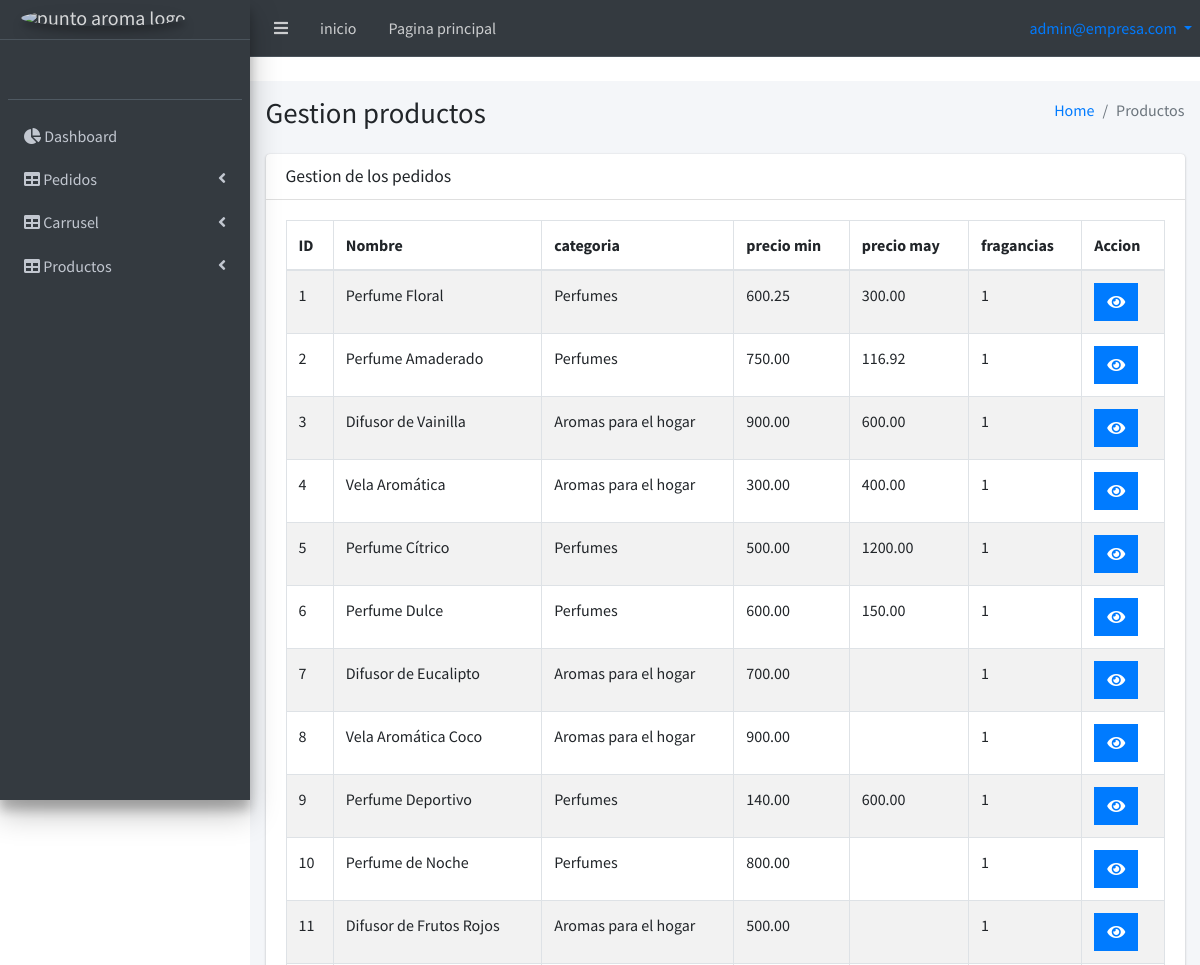
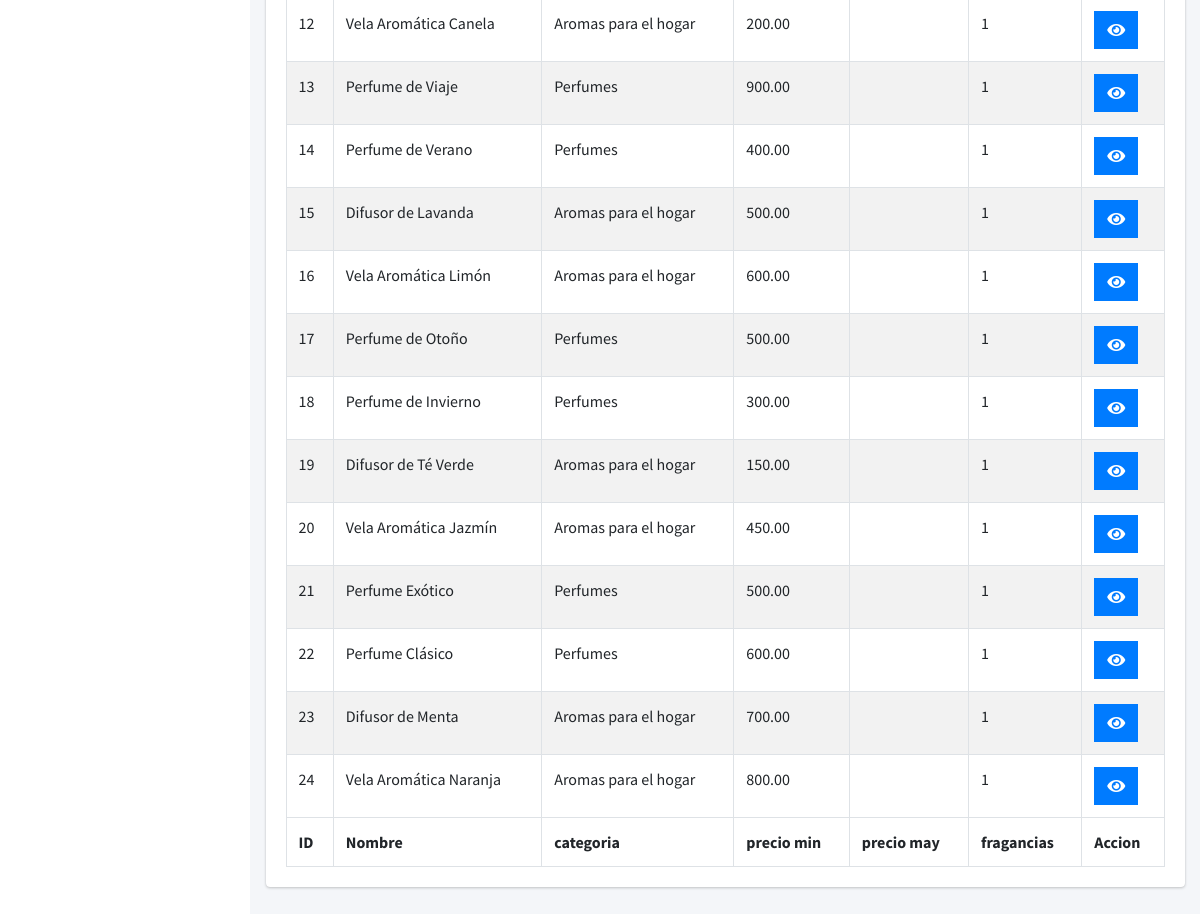
The page /admin/productos.php (signed in) on the database its author committed (2 pictures, top to bottom).
### tables this page shows
CREATE TABLE productos
(
    id_producto INT PRIMARY KEY,
    nombre VARCHAR(100),
    descripcion TEXT,
    id_categoria INT,
    destacado TINYINT DEFAULT 0,
    estado TINYINT DEFAULT 1,
    descuento DECIMAL(10, 2) DEFAULT 0,
    CONSTRAINT FK_productos_id_categoria_END FOREIGN KEY (id_categoria) REFERENCES categorias(id_categoria)
);

CREATE TABLE categorias
(
    id_categoria INT PRIMARY KEY,
    nombre VARCHAR(100),
    descripcion TEXT
);

### admin/productos.php (the view, shortened to what this page needs)
<?php
include './header.php';
include './config/sbd.php';
include './aside.php';
include './footer.php';
$sql_productos = $con->prepare("SELECT p.*, c.nombre AS categoria, COUNT(DISTINCT v.aroma) AS cantidad_fragancias, MIN(CASE WHEN vtp.id_tipo_precio = 1 THEN vtp.precio END) AS precio_minorista, MIN(CASE WHEN vtp.id_tipo_precio = 2 THEN vtp.precio END) AS precio_mayorista FROM productos p JOIN categorias c ON p.id_categoria = c.id_categoria JOIN variantes v ON p.id_producto = v.id_producto JOIN variantes_tipo_precio vtp ON p.id_producto = vtp.id_producto GROUP BY p.id_producto, p.nombre, p.descripcion, c.nombre;
");
$sql_productos->execute();
$productos = $sql_productos->fetchAll(PDO::FETCH_ASSOC);
?>
<!DOCTYPE html>
<html lang="en">
<head>
</head>
<body>
    <div class="wrapper">
        <div class="content-wrapper">
            <section class="content-header">
                <div class="container-fluid">
                    <div class="row mb-2">
                        <div class="col-sm-6">
                            <h1 class="m-0">Gestion productos</h1>
                        </div>
                        <div class="col-sm-6">
                            <ol class="breadcrumb float-sm-right">
                                <li class="breadcrumb-item"><a href="./admin.php">Home</a></li>
                                <li class="breadcrumb-item active">Productos</>
                                </li>
                            </ol>
                        </div>
                    </div>
                </div>
            </section>
            <section class="content">
                <div class="container-fluid">
                    <div class="row">
                        <div class="col-12">
                            <div class="card">
                                <div class="card-header">
                                    <h3 class="card-title">Gestion de los pedidos</h3>
                                </div>
                                <div class="card-body">
                                    <table id="pedidos" class="table table-bordered table-striped">
                                        <thead>
                                            <tr>
                                                <th>ID</th>
                                                <th>Nombre</th>
                                                <th>categoria</th>
                                                <th>precio min </th>
                                                <th>precio may </th>
                                                <th>fragancias</th>
                                                <th>Accion</th>
                                            </tr>
                                        </thead>
                                        <tbody>
                                            <?php foreach ($productos as $producto) { ?>
                                                <tr>
                                                    <td><?php echo $producto["id_producto"] ?></td>
                                                    <td><?php echo $producto["nombre"] ?></td>
                                                    <td><?php echo $producto["categoria"] ?></td>
                                                    <td><?php echo $producto["precio_minorista"] ?></td>
                                                    <td><?php echo $producto["precio_mayorista"] ?></td>
                                                    <td><?php echo $producto["cantidad_fragancias"] ?></td>
                                                    <td>
                                                        <a href="producto.php?id_producto=<?php echo $producto["id_producto"] ?>" type="button" class="btn bg-blue btn-flat margin"><i class="fas fa-eye"></i></a>
                                                    </td>
                                                </tr>
                                            <?php } ?>
                                        </tbody>
                                        <tfoot>
                                            <tr>
                                                <th>ID</th>
                                                <th>Nombre</th>
                                                <th>categoria</th>
                                                <th>precio min </th>
                                                <th>precio may </th>
                                                <th>fragancias</th>
                                                <th>Accion</th>
                                            </tr>
                                        </tfoot>
                                    </table>
                                </div>
                            </div>
                        </div>
                    </div>
                </div>
            </section>
        </div>
    </div>
</body>
</html>

### admin/header.php (shortened to what this page needs)
<!DOCTYPE html>
<html lang="en">
<head>
  <link rel="stylesheet" href="https://cdn.jsdelivr.net/npm/sweetalert2@11.0.18/dist/sweetalert2.min.css">
  <link rel="stylesheet" href="../admin/css/fontawesome-free/css/all.min.css">
  <link rel="stylesheet" href="../admin/css/bootstrap-4.min.css">
  <link rel="stylesheet" href="../admin/css/toastr.min.css">
  <link rel="stylesheet" href="../admin/css/adminlte.min.css">
  <link rel="stylesheet" href="./css/styles.css">
  <link href="../admin/css//fontawesome-free/css/all.min.css" rel="stylesheet">
  <link href="../admin/css//fontawesome-free/css/all.css" rel="stylesheet">
  <link rel="stylesheet" href="../admin/css/OverlayScrollbars.min.css">
  <link rel="stylesheet" href="../admin/css/dataTables.bootstrap4.min.css">
  <link rel="stylesheet" href="../admin/css/responsive.bootstrap4.min.css">
  <link rel="stylesheet" href="../admin/css/buttons.bootstrap4.min.css">
</head>
<body class="hold-transition sidebar-mini layout-fixed layout-navbar-fixed layout-footer-fixed">
  <div class="wrapper">
    <nav class="main-header navbar navbar-expand navbar-dark">
      <ul class="navbar-nav">
        <li class="nav-item">
          <a class="nav-link" data-widget="pushmenu" href="#" role="button"><i class="fas fa-bars"></i></a>
        </li>
        <li class="nav-item d-none d-sm-inline-block">
          <a href="admin.php" class="nav-link">inicio</a>
        </li>
        <li class="nav-item d-none d-sm-inline-block">
          <a href="../index.php" class="nav-link">Pagina principal</a>
        </li>
      </ul>
      <ul class="navbar-nav ml-auto">
        <li class="dropdown user user-menu">
          <a href="#" class="dropdown-toggle" data-toggle="dropdown">
            <span class="hidden-xs"><?php echo $_SESSION["email"]; ?></span>
          </a>
        </li>
      </ul>
    </nav>
  </div>
</body>
</html>

### admin/aside.php (shortened to what this page needs)
<!DOCTYPE html>
<html lang="en">
<head>
</head>
<body class="hold-transition sidebar-mini sidebar-collapse">
  <div class="wrapper">
    <aside class="main-sidebar sidebar-dark-primary elevation-4">
      <a href="admin.php" class="brand-link">
        <img src="../assets/Punto-Aroma-original-con-sombra-despegue-sin-fondo.png" alt="punto aroma logo" class="brand-image img-circle elevation-3" style="opacity: .8">
      </a>
      <div class="sidebar">
        <div class="user-panel mt-3 pb-3 mb-3 d-flex">
          <div class="info">
          </div>
        </div>
        <nav class="mt-2">
          <ul class="nav nav-pills nav-sidebar flex-column" data-widget="treeview" role="menu" data-accordion="false">
            <li class="nav-item">
              <a href="admin.php" class="nav-link">
                <i class="fas fa-solid fa-chart-pie"></i>
                <p>
                  Dashboard
                </p>
              </a>
            </li>
            <li class="nav-item">
              <a href="#" class="nav-link">
                <i class="fas fa-solid fa-table"></i>
                <p>
                  Pedidos
                  <i class="right fas fa-angle-left"></i>
                </p>
              </a>
            </li>
            <li class="nav-item">
              <a href="#" class="nav-link">
                <i class="fas fa-solid fa-table"></i>
                <p>
                  Carrusel
                  <i class="right fas fa-angle-left"></i>
                </p>
              </a>
            </li>
            <li class="nav-item">
              <a href="#" class="nav-link">
                <i class="fas fa-solid fa-table"></i>
                <p>
                  Productos
                  <i class="right fas fa-angle-left"></i>
                </p>
              </a>
            </li>
          </ul>
        </nav>
      </div>
    </aside>
  </div>
</body>
</html>

### admin/footer.php (shortened to what this page needs)
<!DOCTYPE html>
<html lang="en">
<head>
</head>
</body>
</html>

### rows shown on the page
productos: id_producto "1", nombre "Perfume Floral", id_categoria.nombre "Perfumes", precio_minorista "600.25", precio_mayorista "300.00", cantidad_fragancias "1"
productos: id_producto "2", nombre "Perfume Amaderado", id_categoria.nombre "Perfumes", precio_minorista "750.00", precio_mayorista "116.92", cantidad_fragancias "1"
productos: id_producto "3", nombre "Difusor de Vainilla", id_categoria.nombre "Aromas para el hogar", precio_minorista "900.00", precio_mayorista "600.00", cantidad_fragancias "1"
productos: id_producto "4", nombre "Vela Aromática", id_categoria.nombre "Aromas para el hogar", precio_minorista "300.00", precio_mayorista "400.00", cantidad_fragancias "1"
productos: id_producto "5", nombre "Perfume Cítrico", id_categoria.nombre "Perfumes", precio_minorista "500.00", precio_mayorista "1200.00", cantidad_fragancias "1"
productos: id_producto "6", nombre "Perfume Dulce", id_categoria.nombre "Perfumes", precio_minorista "600.00", precio_mayorista "150.00", cantidad_fragancias "1"
productos: id_producto "7", nombre "Difusor de Eucalipto", id_categoria.nombre "Aromas para el hogar", precio_minorista "700.00", cantidad_fragancias "1"
productos: id_producto "8", nombre "Vela Aromática Coco", id_categoria.nombre "Aromas para el hogar", precio_minorista "900.00", cantidad_fragancias "1"
productos: id_producto "9", nombre "Perfume Deportivo", id_categoria.nombre "Perfumes", precio_minorista "140.00", precio_mayorista "600.00", cantidad_fragancias "1"
productos: id_producto "10", nombre "Perfume de Noche", id_categoria.nombre "Perfumes", precio_minorista "800.00", cantidad_fragancias "1"
productos: id_producto "11", nombre "Difusor de Frutos Rojos", id_categoria.nombre "Aromas para el hogar", precio_minorista "500.00", cantidad_fragancias "1"
productos: id_producto "12", nombre "Vela Aromática Canela", id_categoria.nombre "Aromas para el hogar", precio_minorista "200.00", cantidad_fragancias "1"
productos: id_producto "13", nombre "Perfume de Viaje", id_categoria.nombre "Perfumes", precio_minorista "900.00", cantidad_fragancias "1"
productos: id_producto "14", nombre "Perfume de Verano", id_categoria.nombre "Perfumes", precio_minorista "400.00", cantidad_fragancias "1"
productos: id_producto "15", nombre "Difusor de Lavanda", id_categoria.nombre "Aromas para el hogar", precio_minorista "500.00", cantidad_fragancias "1"
productos: id_producto "16", nombre "Vela Aromática Limón", id_categoria.nombre "Aromas para el hogar", precio_minorista "600.00", cantidad_fragancias "1"
productos: id_producto "17", nombre "Perfume de Otoño", id_categoria.nombre "Perfumes", precio_minorista "500.00", cantidad_fragancias "1"
productos: id_producto "18", nombre "Perfume de Invierno", id_categoria.nombre "Perfumes", precio_minorista "300.00", cantidad_fragancias "1"
productos: id_producto "19", nombre "Difusor de Té Verde", id_categoria.nombre "Aromas para el hogar", precio_minorista "150.00", cantidad_fragancias "1"
productos: id_producto "20", nombre "Vela Aromática Jazmín", id_categoria.nombre "Aromas para el hogar", precio_minorista "450.00", cantidad_fragancias "1"
productos: id_producto "21", nombre "Perfume Exótico", id_categoria.nombre "Perfumes", precio_minorista "500.00", cantidad_fragancias "1"
productos: id_producto "22", nombre "Perfume Clásico", id_categoria.nombre "Perfumes", precio_minorista "600.00", cantidad_fragancias "1"
productos: id_producto "23", nombre "Difusor de Menta", id_categoria.nombre "Aromas para el hogar", precio_minorista "700.00", cantidad_fragancias "1"
productos: id_producto "24", nombre "Vela Aromática Naranja", id_categoria.nombre "Aromas para el hogar", precio_minorista "800.00", cantidad_fragancias "1"

### other values the page prints
$_SESSION["email"] "admin@empresa.com"
